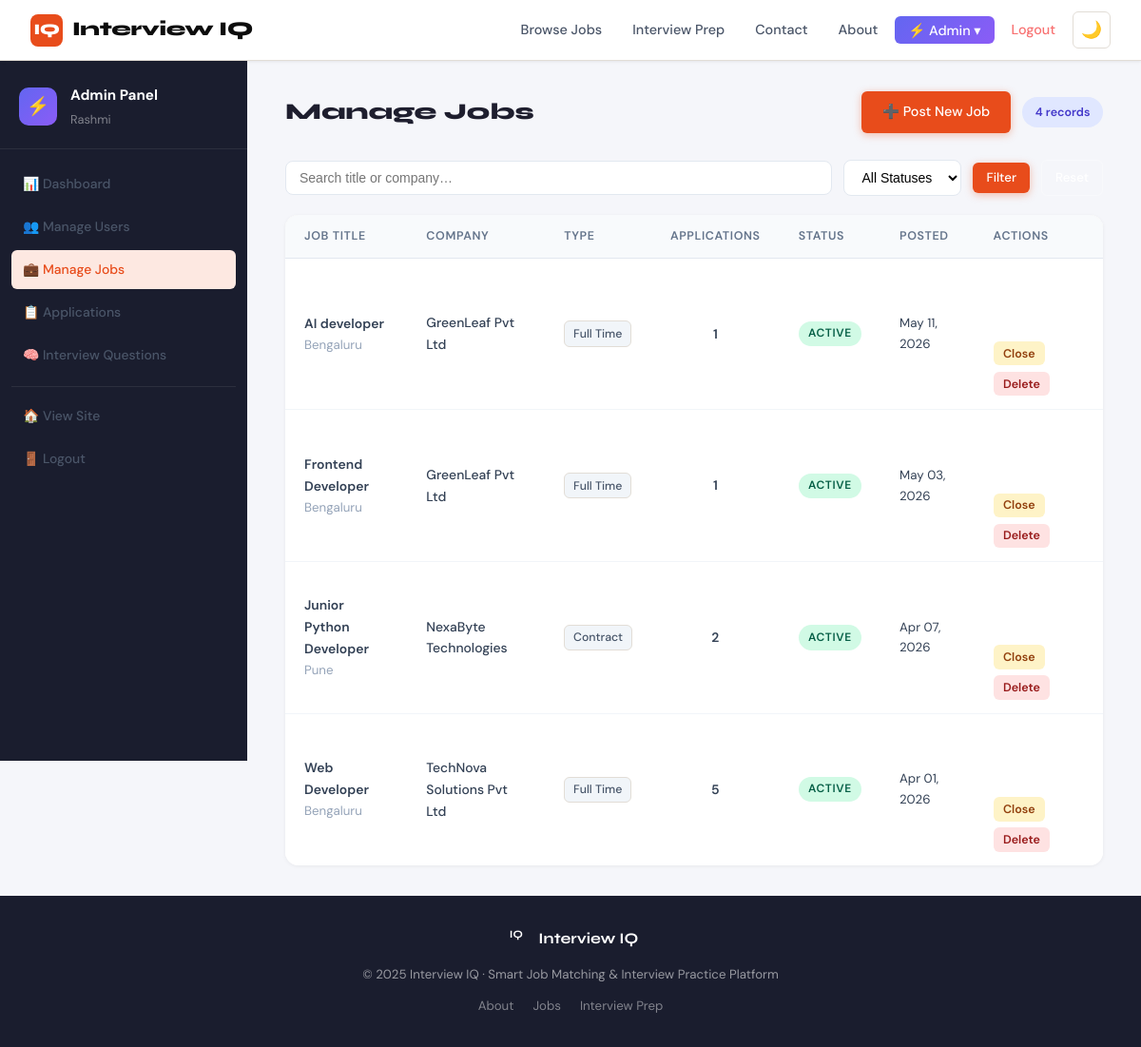
Page /admin-panel/jobs/ (signed in) on the committed database.
### accounts/models.py (models this page shows, shortened)
class User(AbstractUser):
    USER_TYPE_CHOICES = (('jobseeker', 'Job Seeker'), ('company', 'Company'), ('admin', 'Admin'))
    user_type = models.CharField(max_length=20, choices=USER_TYPE_CHOICES, default='jobseeker')
    email = models.EmailField(unique=True)
    def is_admin_user(self):
        return self.user_type == 'admin' or self.is_superuser

class CompanyProfile(models.Model):
    user = models.OneToOneField(User, on_delete=models.CASCADE, related_name='company_profile')
    company_name = models.CharField(max_length=200)
    industry = models.CharField(max_length=100)
    company_size = models.CharField(max_length=50, blank=True)
    website = models.URLField(blank=True)
    description = models.TextField(blank=True)
    location = models.CharField(max_length=100, blank=True)
    logo = models.ImageField(upload_to='logos/', blank=True, null=True)
    founded_year = models.PositiveIntegerField(null=True, blank=True)
    created_at = models.DateTimeField(auto_now_add=True)

### jobs/models.py (models this page shows, shortened)
class Job(models.Model):
    JOB_TYPE = (('full_time','Full Time'),('part_time','Part Time'),('contract','Contract'),('internship','Internship'),('remote','Remote'))
    EXPERIENCE_LEVEL = (('entry','Entry Level'),('mid','Mid Level'),('senior','Senior Level'),('executive','Executive'))
    STATUS = (('active','Active'),('closed','Closed'),('draft','Draft'))
    company = models.ForeignKey(CompanyProfile, on_delete=models.CASCADE, related_name='jobs')
    title = models.CharField(max_length=200)
    description = models.TextField()
    requirements = models.TextField()
    skills_required = models.TextField(help_text='Comma-separated skills')
    location = models.CharField(max_length=100)
    job_type = models.CharField(max_length=20, choices=JOB_TYPE, default='full_time')
    experience_level = models.CharField(max_length=20, choices=EXPERIENCE_LEVEL, default='mid')
    salary_min = models.PositiveIntegerField(null=True, blank=True)
    salary_max = models.PositiveIntegerField(null=True, blank=True)
    status = models.CharField(max_length=10, choices=STATUS, default='active')
    deadline = models.DateField(null=True, blank=True)
    created_at = models.DateTimeField(auto_now_add=True)
    updated_at = models.DateTimeField(auto_now=True)
    class Meta:
        ordering = ['-created_at']

### admin_panel/views.py (the view)
    @login_required
    def wrapper(request, *args, **kwargs):
        if not request.user.is_admin_user():
            messages.error(request, "You do not have permission to access the admin panel.")
            return redirect('home')
        return view_func(request, *args, **kwargs)

### admin_panel/views.py (called while the page is built)
def admin_required(view_func):
    @login_required
    def wrapper(request, *args, **kwargs):
        if not request.user.is_admin_user():
            messages.error(request, "You do not have permission to access the admin panel.")
            return redirect('home')
        return view_func(request, *args, **kwargs)
    return wrapper

@admin_required
def admin_jobs(request):
    q = request.GET.get('q', '')
    status = request.GET.get('status', '')
    jobs = Job.objects.select_related('company').order_by('-created_at')
    if q:
        jobs = jobs.filter(Q(title__icontains=q) | Q(company__company_name__icontains=q))
    if status:
        jobs = jobs.filter(status=status)
    return render(request, 'admin_panel/manage_jobs.html', {
        'jobs': jobs, 'q': q, 'status': status,
        'STATUS_CHOICES': Job.STATUS,
    })

### templates/admin_panel/manage_jobs.html (shortened to what this page needs)
{% extends 'base.html' %}
{% block content %}
<div class="admin-layout">
  <aside class="admin-sidebar">
    <div class="sidebar-header">
      <div class="sidebar-logo">⚡</div>
      <div><div class="sidebar-title">Admin Panel</div><div class="sidebar-sub">{{ request.user.username }}</div></div>
    </div>
    <nav class="sidebar-nav">
      <a href="{% url 'admin_dashboard' %}" class="sidebar-link">📊 Dashboard</a>
      <a href="{% url 'admin_users' %}" class="sidebar-link">👥 Manage Users</a>
      <a href="{% url 'admin_jobs' %}" class="sidebar-link active">💼 Manage Jobs</a>
      <a href="{% url 'admin_applications' %}" class="sidebar-link">📋 Applications</a>
      <a href="{% url 'admin_questions' %}" class="sidebar-link">🧠 Interview Questions</a>
      <div class="sidebar-divider"></div>
      <a href="{% url 'home' %}" class="sidebar-link">🏠 View Site</a>
      <a href="{% url 'logout' %}" class="sidebar-link sidebar-logout">🚪 Logout</a>
    </nav>
  </aside>
  <main class="admin-main">
<div class="admin-topbar">
      <h1 class="admin-page-title">Manage Jobs</h1>
      <div style="display:flex;gap:0.75rem;align-items:center;">
        <a href="{% url 'admin_post_job' %}" class="btn btn-primary">➕ Post New Job</a>
        <span class="admin-badge">{{ jobs|length }} records</span>
      </div>
    </div>
    <div class="admin-filters">
      <form method="get" class="filter-form">
        <input type="text" name="q" value="{{ q }}" placeholder="Search title or company…" class="filter-input">
        <select name="status" class="filter-select">
          <option value="">All Statuses</option>
        </select>
        <button type="submit" class="btn btn-primary btn-sm">Filter</button>
        <a href="{% url 'admin_jobs' %}" class="btn btn-outline btn-sm">Reset</a>
      </form>
    </div>
    <div class="admin-card">
      <div class="admin-table-wrap">
        <table class="admin-table">
          <thead>
            <tr><th>Job Title</th><th>Company</th><th>Type</th><th>Applications</th><th>Status</th><th>Posted</th><th>Actions</th></tr>
          </thead>
          <tbody>
            {% for job in jobs %}
            <tr>
              <td>
                <div class="fw-600">{{ job.title }}</div>
                <div class="text-sm text-muted">{{ job.location }}</div>
              </td>
              <td class="fw-500">{{ job.company.company_name }}</td>
              <td><span class="tag">{{ job.get_job_type_display }}</span></td>
              <td class="text-center fw-600">{{ job.applications.count }}</td>
              <td><span class="status-badge status-{{ job.status }}">{{ job.get_status_display }}</span></td>
              <td class="text-sm text-muted">{{ job.created_at|date:"M d, Y" }}</td>
<td>
                <div class="action-btns">
                  <a href="{% url 'job_detail' job.pk %}" class="btn btn-xs btn-outline" target="_blank">View</a>
                  <a href="{% url 'admin_edit_job' job.pk %}" class="btn btn-xs btn-outline">Edit</a>
                  <form method="post" action="{% url 'admin_toggle_job' job.pk %}" style="display:inline;">
                    <button type="submit" class="btn btn-xs {% if job.status == 'active' %}btn-warning{% else %}btn-success{% endif %}">
                      {% if job.status == 'active' %}Close{% else %}Activate{% endif %}
                    </button>
                  </form>
                  <form method="post" action="{% url 'admin_delete_job' job.pk %}" style="display:inline;" onsubmit="return confirm('Delete this job?')">
                    <button type="submit" class="btn btn-xs btn-danger">Delete</button>
                  </form>
                </div>
              </td>
            </tr>
            {% empty %}
            <tr><td colspan="7" class="text-center text-muted py-4">No jobs found.</td></tr>
            {% endfor %}
          </tbody>
        </table>
      </div>
    </div>
  </main>
</div>
{% endblock %}

### static/css/home-enhancements.css (style rules this page uses)
:root { --dark-bg: #0a0a0a; --dark-paper: #1a1a1a; --dark-surface: #252525; --dark-border: #404040; --dark-muted: #a0a0a0; }

### rows in the picture
User: user.username "Rashmi"
Job: title "AI developer", location "Bengaluru", company.company_name "GreenLeaf Pvt Ltd", job_type "Full Time", applications.count "1", status "ACTIVE", created_at "May 11, 2026", shows "Close"
Job: title "Frontend Developer", location "Bengaluru", company.company_name "GreenLeaf Pvt Ltd", job_type "Full Time", applications.count "1", status "ACTIVE", created_at "May 03, 2026", shows "Close"
Job: title "Junior Python Developer", location "Pune", company.company_name "NexaByte Technologies", job_type "Contract", applications.count "2", status "ACTIVE", created_at "Apr 07, 2026", shows "Close"
Job: title "Web Developer", location "Bengaluru", company.company_name "TechNova Solutions Pvt Ltd", job_type "Full Time", applications.count "5", status "ACTIVE", created_at "Apr 01, 2026", shows "Close"

### other values in the picture
{{ jobs|length }} "4"
